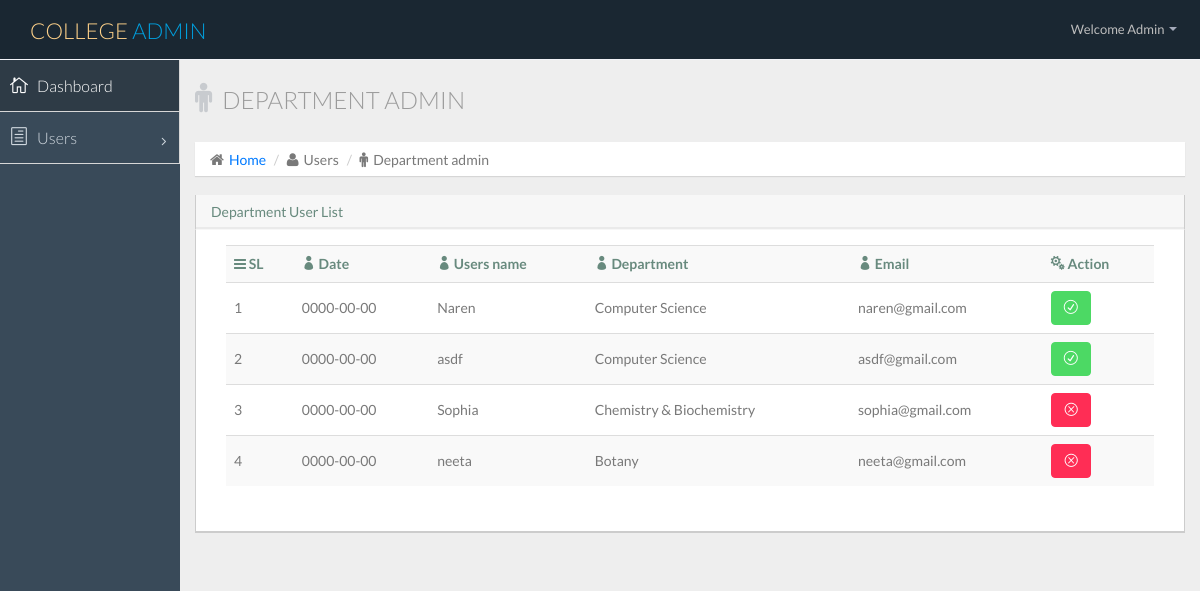
Page /admin_depadmin.php (signed in) on the committed database.
### tables this page shows
CREATE TABLE IF NOT EXISTS `user` (
  `id` int(10) NOT NULL AUTO_INCREMENT,
  `date` date NOT NULL,
  `user_type_id` int(10) NOT NULL,
  `dep_type` int(10) DEFAULT NULL,
  `course_type` int(10) DEFAULT NULL,
  `semester` int(5) DEFAULT NULL,
  `user_name` varchar(50) NOT NULL,
  `user_email` varchar(50) NOT NULL,
  `user_pass` varchar(50) NOT NULL,
  `roll_number` varchar(30) DEFAULT NULL,
  `contact` varchar(30) DEFAULT NULL,
  `active` int(10) NOT NULL,
  PRIMARY KEY (`id`)
);

CREATE TABLE IF NOT EXISTS `department` (
  `id` int(10) NOT NULL AUTO_INCREMENT,
  `dep_type` varchar(30) NOT NULL,
  PRIMARY KEY (`id`)
);

### admin_depadmin.php (the view, shortened to what this page needs)
<?php
include('DB/db.php');
$query=mysqli_query($link,"SELECT * FROM user where user_type_id=1");
?>
<?php include('includes/college_admin_header.php');?>
      <section id="main-content">
          <section class="wrapper">
          	<div class="row">
				<div class="col-lg-12">
					<h3 class="page-header"><i class="fa fa-male"></i> Department Admin </h3>
					<ol class="breadcrumb">
						<li><i class="fa fa-home"></i><a href="index.html">Home</a></li>
						<li><i class="fa fa-user"></i>Users</li>
						<li><i class="fa fa-male"></i>Department admin</li>
					</ol>
				</div>
			</div>
						<div class="row">
			                  <div class="col-lg-12">
			                  	<section class="panel">
			                  		 <header class="panel-heading">
			                           Department User List
			                         </header>
			                         <div class="panel-body">
			                         	<div class="col-lg-12">
				                      <section class="panel">
				                            <table class="table table-striped table-advance table-hover">
				                              <tbody>
			                              <tr>
			                              	 <th><i class="fa fa-bars"></i> SL</th>
			                              	 <th><i class="icon_profile"></i> Date</th>
			                                 <th><i class="icon_profile"></i> Users name</th>
			                                 <th><i class="icon_profile"></i> Department</th>
			                                 <th><i class="icon_profile"></i> Email</th>
			                                 <th><i class="icon_cogs"></i> Action</th>
			                              </tr>
			                              <?php $j=0;while($row=mysqli_fetch_assoc($query)){$j++;?>
			                              <tr>
			                              	 <td><?php echo $j;?></td>
			                              	 <td><?php echo $row['date'];?></td>
			                              	 <td><?php echo $row['user_name'];?></td>
			                              	 <td>
			                              	 	<?php
			                              	 	    $dep_id=$row['dep_type'];
			                              	 		$dep_query=mysqli_query($link,"select dep_type from department where id='$dep_id'");
			                              	 		if($dep_query){
			                              	 			$dep_row=mysqli_fetch_assoc($dep_query);
			                              	 			echo $dep_row['dep_type'];
			                              	 		}
			                              	 	?>
			                              	 </td>
			                              	 <td><?php echo $row['user_email'];?></td>
			                              	 <td>
			                              	 	<div class="btn-group">
			                              	 		<?php
			                              	 		    if($row['active'] == 1){
			                              	 		?>
			                              	 	  <a class="btn btn-success" href="includes/submit.php?active&user_id=<?php echo base64_encode($row['id']);?>"><i class="icon_check_alt2"></i></a>
			                              	 	    <?php }else if($row['active'] == 0){?>
			                                      <a class="btn btn-danger" href="includes/submit.php?active&user_id=<?php echo base64_encode($row['id']);?>"><i class="icon_close_alt2"></i></a>
			                                      <?php }?>
			                                  	</div>
			                              	 </td>
			                              </tr>
			                              <?php }?>
			                           </tbody>
				                          </table>
				                      </section>
			                  </div>
			              </div>
                         </div>
                      </section>
          </section>
      </section>
<?php include('includes/college_admin_footer.php');?>
</html>

### rows in the picture
user: date "0000-00-00", user_name "Naren", department.dep_type "Computer Science", user_email "naren@gmail.com"
user: date "0000-00-00", user_name "asdf", department.dep_type "Computer Science", user_email "asdf@gmail.com"
user: date "0000-00-00", user_name "Sophia", department.dep_type "Chemistry & Biochemistry", user_email "sophia@gmail.com"
user: date "0000-00-00", user_name "neeta", department.dep_type "Botany", user_email "neeta@gmail.com"

### other values in the picture
$_SESSION['college_admin_name'] "Admin"
